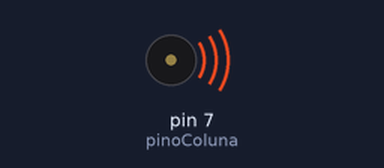
A sketch run on a simulated Arduino Uno, built with avr-gcc and run on an emulated ATmega328P. Parts: buzzer (waves = sounding). Random numbers use the default seed unless the sketch sets one.

Above: at 0.04 s.
Timing chart, 0 to 3.0 s (numbered marks = the images above):
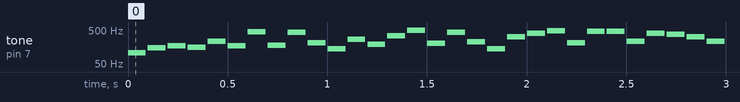

Measured:
- by itself, tone on pin 7 (pinoColuna): plays 107 Hz for 0.09 s, 149 Hz for 0.09 s, 173 Hz for 0.09 s, 158 Hz for 0.09 s, 230 Hz for 0.09 s, 172 Hz for 0.09 s … (1299 notes in this stretch)

The sketch:

random_07.ino
```cpp
int pinoColuna = 7;
int tempoDelay = 100;

void setup()
{

}

void loop()
{
  tone(pinoColuna, random(100, 500), 90);
  delay(tempoDelay);
}
```
